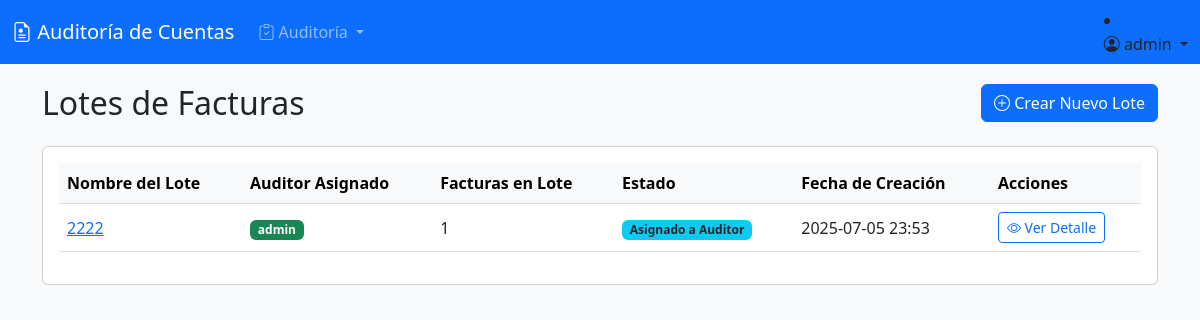
The page /facturacion/lotes/ (signed in) on the database its author committed.
### facturacion/models.py (models this page shows, shortened)
class Lote(models.Model):
    ESTADOS_LOTE = (
        ('Pendiente', 'Pendiente de Asignación'),
        ('Asignado', 'Asignado a Auditor'),
        ('En Auditoria', 'En Auditoría'),
        ('Auditado', 'Auditado'),
        ('Finalizado', 'Finalizado'),
    )
    nombre = models.CharField(max_length=100, unique=True, help_text="Nombre o código único para el lote")
    auditor = models.ForeignKey(settings.AUTH_USER_MODEL, on_delete=models.SET_NULL, null=True, blank=True,
                                related_name='lotes_asignados', help_text="Auditor asignado a este lote de facturas")
    fecha_creacion = models.DateTimeField(auto_now_add=True)
    estado = models.CharField(max_length=20, choices=ESTADOS_LOTE, default='Pendiente')
    class Meta:
        verbose_name = "Lote de Facturas"
        verbose_name_plural = "Lotes de Facturas"

### facturacion/views.py (the view)
# urls.py: path('lotes/', lote_list, name='lote_list'),
@login_required
def lote_list(request):
    lotes = Lote.objects.all().order_by('-fecha_creacion')
    return render(request, 'facturacion/lote_list.html', {'lotes': lotes})

### templates/facturacion/lote_list.html (shortened to what this page needs)
{% extends 'base.html' %}
{% block content %}
<div class="d-flex justify-content-between align-items-center mb-4">
    <h2 class="mb-0">Lotes de Facturas</h2>
    <a href="{% url 'facturacion:lote_create' %}" class="btn btn-primary"><i class="bi bi-plus-circle"></i> Crear Nuevo Lote</a>
</div>
<div class="card">
    <div class="card-body">
        <div class="table-responsive">
            <table class="table table-hover align-middle">
                <thead class="table-light">
                    <tr>
                        <th>Nombre del Lote</th>
                        <th>Auditor Asignado</th>
                        <th>Facturas en Lote</th>
                        <th>Estado</th>
                        <th>Fecha de Creación</th>
                        <th>Acciones</th>
                    </tr>
                </thead>
                <tbody>
                    {% for lote in lotes %}
                    <tr>
                        <td>
                            <a href="{% url 'facturacion:lote_detail' lote.pk %}">{{ lote.nombre }}</a>
                        </td>
                        <td>
                            {% if lote.auditor %}
                                <span class="badge bg-success">{{ lote.auditor.username }}</span>
                            {% else %}
                                <span class="badge bg-warning text-dark">Sin Asignar</span>
                            {% endif %}
                        </td>
                        <td>{{ lote.facturas.count }}</td>
                        <td><span class="badge bg-info text-dark">{{ lote.get_estado_display }}</span></td>
                        <td>{{ lote.fecha_creacion|date:"Y-m-d H:i" }}</td>
                        <td>
                            <a href="{% url 'facturacion:lote_detail' lote.pk %}" class="btn btn-sm btn-outline-primary">
                                <i class="bi bi-eye"></i> Ver Detalle
                            </a>
                        </td>
                    </tr>
                    {% empty %}
                    <tr>
                        <td colspan="6" class="text-center text-muted">No se han creado lotes todavía.</td>
                    </tr>
                    {% endfor %}
                </tbody>
            </table>
        </div>
    </div>
</div>
{% endblock %}

### templates/base.html (shortened to what this page needs)
<!DOCTYPE html>
<html lang="es">
<head>
    <link href="https://cdn.jsdelivr.net/npm/bootstrap@5.3.0/dist/css/bootstrap.min.css" rel="stylesheet">
    <link rel="stylesheet" href="https://cdn.jsdelivr.net/npm/bootstrap-icons@1.10.0/font/bootstrap-icons.css">
</head>
<body>
<nav class="navbar navbar-expand-lg navbar-dark bg-primary">
    <div class="container-fluid">
        <a class="navbar-brand" href="/">
            <i class="bi bi-file-earmark-medical"></i>
            Auditoría de Cuentas
        </a>
        <div class="collapse navbar-collapse" id="navbarMain">
            <ul class="navbar-nav me-auto mb-2 mb-lg-0">
                {% if user.profile.role == 'ET' or user.profile.role == 'AUDITOR' %}
                <li class="nav-item dropdown">
                    <a class="nav-link dropdown-toggle" href="#" role="button" data-bs-toggle="dropdown">
                        <i class="bi bi-clipboard-check"></i> Auditoría
                    </a>
                </li>
                {% endif %}
            </ul>
            {% if user.is_authenticated %}
            <li class="nav-item dropdown">
                <a class="nav-link dropdown-toggle" href="#" role="button" data-bs-toggle="dropdown">
                    <i class="bi bi-person-circle"></i> {{ user.username }}
                </a>
            </li>
            {% else %}
            <li class="nav-item">
                <a class="nav-link" href="{% url 'accounts:login' %}">
                    <i class="bi bi-box-arrow-in-right"></i> Iniciar Sesión
                </a>
            </li>
            {% endif %}
        </div>
    </div>
</nav>
<div class="container">
    {% block content %}{% endblock %}
</div>
</body>
</html>

### templates/base.html (style rules this page uses)
body { background: #f8f9fa; min-height: 100vh; display: flex; flex-direction: column; }
.container { margin-top: 20px; flex: 1; }

### rows shown on the page
Lote: nombre "2222", auditor.username "admin", facturas.count "1", estado "Asignado a Auditor", fecha_creacion "2025-07-05 23:53"

### other values the page prints
{{ user.username }} "admin"
